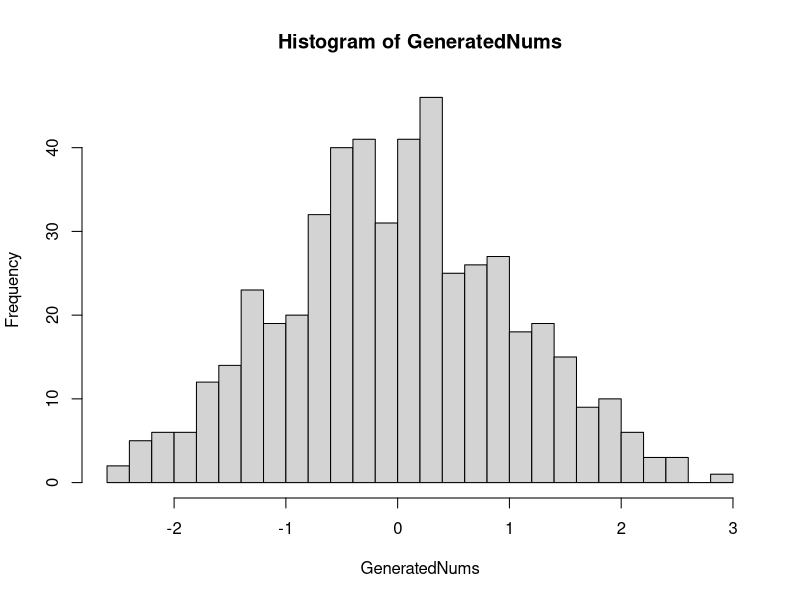
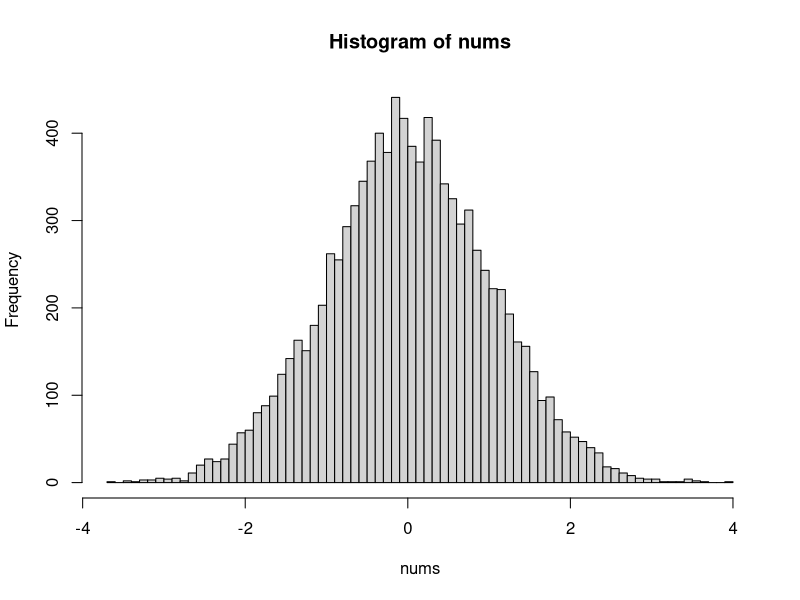

Here is the R script that generated these plots, in order: (Note: this script raises an error after producing the figures.)
### Two: Using Seq()
seq(from=3, to=15, by=3) # [1]  3  6  9 12 15
seq(3, 99, 4) # [1]  3  7 11 15 19 23 27 31 35 39 43 47 51 55 59 63 67 71 75 79 83 87 91 95 99

#### Find the sum of all even numbers between 2 and 100
sum( seq(2, 100, 2) ) # 2550

### Three: Generate 500 random numbers from Normal Dist, U=0, SD=1, Plot as histogram
GeneratedNums = rnorm(500, 0, 1)
hist(GeneratedNums, 25)

makeHist = function(num) {
  nums = rnorm(num, 0, 1) 
  bins = ceiling(num ** 0.5)
  hist(nums, bins)
}

makeHist(10000)

### Useful Funcs
# rexp(n, lambda) # n observations of Exp dist
# dexp(x, lambda) # evals Exp dist at point x
# pexp(x, lambda) # evals probability p(X < x)
# exp(-lambda*x) # e^kx


### Four: function, alpha beta that return mean 0.6, sd 0.1

betaParams <- function(mu, sigma2) {
  alpha <- ( (1-mu)/sigma2 - 1/mu)*mu^2
  beta <- alpha*(1/mu - 1)
  return(c(alpha,beta))
}

mujohn <- 0.5
varjohn <- 0.03^2
temp  <- betaParams(mujohn,varjohn)
alphajohn <- temp[1]; betajohn <- temp[2]


betaParams <- function(mu, sigma2) {
  alpha <- ( (1-mu)/sigma2 - 1/mu)*mu^2
  beta <- alpha*(1/mu - 1)
  return(c(alpha,beta))
}

betaParams(0.6, 0.1)

plot()



# Realistic use of Data ---------------------------------------------------
earthquakedata = read.csv("Italy.csv")

# Times between successibe earthquakes
times = diff(earthquakedata[,1])
hist(times, breaks = 30)

plot(times)
mean(times) # [1] 36.93144
var(times) # [1] 3425.677
sd(times) # [1] 58.52928
max(times) # [1] 638
min(times) # [1] 1

# Fit an exp model
### Estimate Lambda
E.Lambda = 1/mean(times) # [1] 0.0270772

## Kolmogorov-Smirnoff Test to assess whether this model is a good fit
# ks.test(dataset_to_use, distname, distparams)
ks.test(times, 'pexp', E.Lambda) # p-value = 6.489e-09
# Low P val so reject Exponential assumption

# Calculate Log Likelihood
LogLik = sum(dexp(times, E.Lambda, log=TRUE))
LogLik


## Alt approahc dont do it :(
Lik = prod(dexp(times, E.Lambda, log=FALSE))
LogLik = log(Lik)





